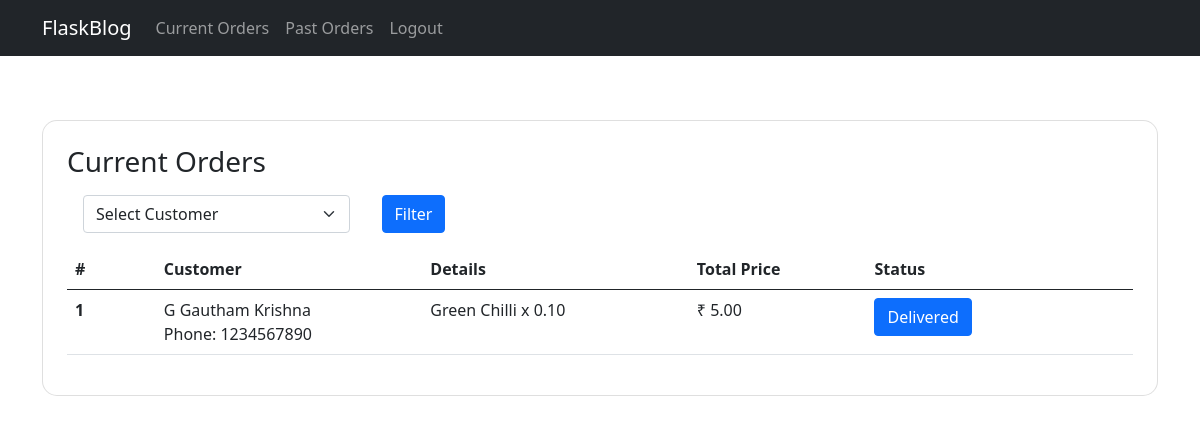
Page /vendor/orders (signed in) on the earlier database version.
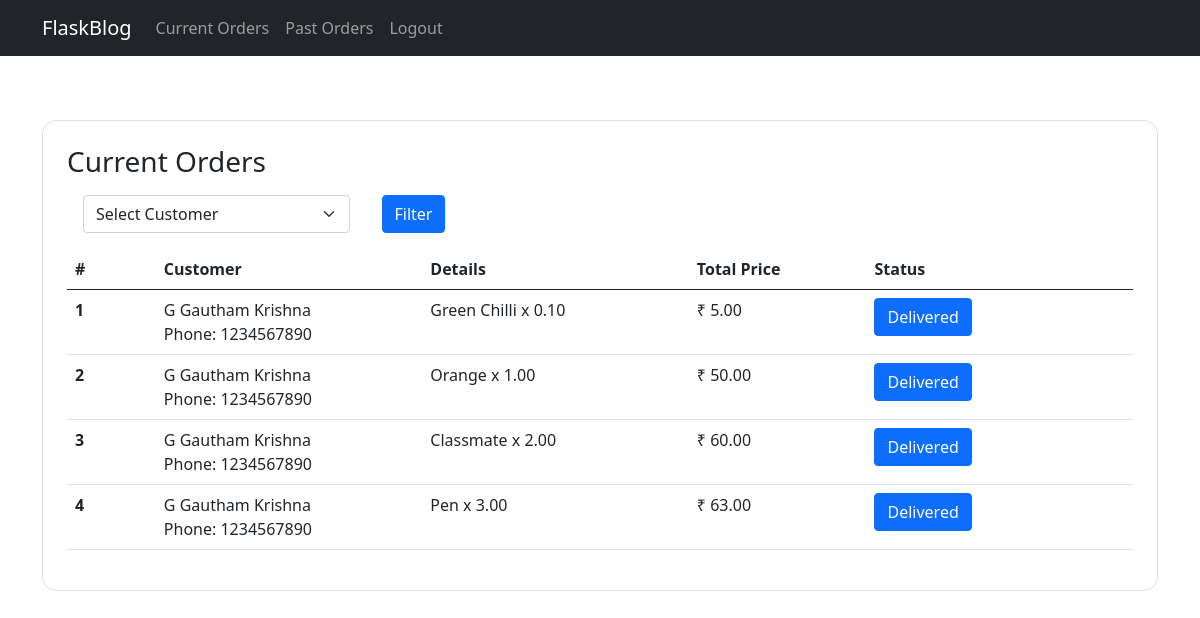
Same page on the later database version.
### application/models.py (models this page shows)
class User(db.Model):
    __tablename__ = 'users'
    id = db.Column(db.Integer, primary_key=True, autoincrement=True)
    name = db.Column(db.String(255), nullable=False)
    email = db.Column(db.String(255), nullable=False, unique=True)
    password = db.Column(db.String(255), nullable=False)
    phone = db.Column(db.String(10), nullable=False)

class Products(db.Model):
    __tablename__ = 'products'
    id = db.Column(db.Integer, primary_key=True, autoincrement=True)
    name = db.Column(db.String(255), nullable=False)
    vendor = db.Column(db.Integer, db.ForeignKey('vendors.id'), nullable=False)
    image = db.Column(db.String(255), nullable=False)
    category = db.Column(db.String(255), nullable=False)
    price = db.Column(db.Numeric(10,2), nullable=False)
    qty = db.Column(db.Numeric(10,2), nullable=False)
    unit = db.Column(db.String(255), nullable=False)

class Orders(db.Model):
    __tablename__ = 'orders'
    id = db.Column(db.Integer, primary_key=True, autoincrement=True)
    vendor = db.Column(db.Integer, db.ForeignKey('vendors.id'), nullable=False)
    user = db.Column(db.Integer, db.ForeignKey('users.id'), nullable=False)
    product = db.Column(db.Integer, db.ForeignKey('products.id'), nullable=False)
    date = db.Column(db.String(255), nullable=False)
    qty = db.Column(db.Numeric(10,2), nullable=False)
    price = db.Column(db.Numeric(10,2), nullable=False)
    state = db.Column(db.String(255), nullable=False)

### application/controllers.py (the view)
@app.route('/vendor/orders',methods=["GET","POST"])
@vendor_login_required
def vendor_orders():
    orders=Orders.query.filter_by(vendor=session['id'], state="Ordered").all()
    if request.method == "POST":
        if request.form['customer'] != "Select Customer":
            orders=Orders.query.filter_by(vendor=session['id'],user=request.form['customer'], state="Ordered").all()
    orders= utils.get_vendor_orders(orders)
    customers = utils.get_customers(session['id'])
    return render_template('vendor_orders.html', orders = orders, customers =customers)

### application/controllers.py (called while the page is built)
def vendor_login_required(f):
    @wraps(f)
    def wrap(*args, **kwargs):
        if 'type' in session and session['type'] == 'Vendor' and 'status' in session:
            return f(*args, **kwargs)
        else:
            flash('Unauthorized Access','danger')
            return redirect(url_for('login'))
    return wrap

### application/utils.py (called while the page is built)
def get_vendor_orders(orders):
    out = []
    for order in orders:
        product = Products.query.filter_by(id=order.product).first()
        buyer = User.query.filter_by(id=order.user).first()
        item = {
            'id': order.id,
            'buyer_name': buyer.name,
            'buyer_phone': buyer.phone,
            'product_name': product.name,
            'qty': order.qty,
            'date': order.date,
            'price': round(order.price * order.qty,2)
        }
        out.append(item)
    return out

def get_customers(id):
    orders = Orders.query.distinct(Orders.user).with_entities(Orders.user).filter_by(vendor=id, state="Ordered").all()
    out = []
    for order in orders:
        item = User.query.filter_by(id=order.user).first()
        out.append(item)
    return out

### templates/vendor_orders.html (shortened to what this page needs)
{% extends 'base_vendor.html' %}
{% block content %}
<div class="container py-5 h-100">
  <div class="card" style="border-radius: 15px;">
      <div class="card-body p-4">
        <h3>Current Orders</h3>
        <form class="d-md-flex flex-row my-3" method="POST">
          <select class="form-select w-25 mx-3" name="customer">
            <option>Select Customer</option>
          </select>
          <button type="submit" class="btn btn-primary mx-3">Filter</button>
        </form>
          <table class="table">
              <thead>
                <tr>
                  <th class = "col-1">#</th>
                  <th class = "col-3">Customer</th>
                  <th class="col-3">Details</th>
                  <th class = "col-2">Total Price</th>
                  <th class="col-3">Status</th>
                </tr>
              </thead>
              <tbody>
                  {% for order in orders %}
                      <tr>
                          <th>{{ loop.index }}</th>
                          <td>
                              <div>
                                  <span>{{order['buyer_name']}}
                                  <br>
                                  Phone: {{order['buyer_phone']}}</span>
                              </div>
                          </td>
                          <td>{{ order['product_name'] }} x {{ order['qty'] }}</td>
                          <td>₹ {{ order['price'] }}</td>
                          <td><a href="{{url_for('delivered',id=order['id'])}}" class="btn btn-primary">Delivered</a></td>
                      </tr>
                  {% endfor %}
              </tbody>
            </table>
      </div>
  </div>
</div>
{% endblock %}

Differences in the rows shown:
now on this page (row edited): Products: product_name "Orange"
now on this page (row edited): Orders: qty "1.00"
now on this page (row edited): Products: product_name "Classmate"
added Orders: qty "2.00"
now on this page (row edited): Products: product_name "Pen"
added Orders: qty "3.00"
Other differences:
new list line: "2 Phone: x ₹ 50.00 Delivered"
new list line: "G Gautham Krishna 1234567890"
new list line: "3 Phone: x ₹ 60.00 Delivered"
new list line: "4 Phone: x ₹ 63.00 Delivered"
